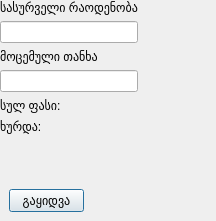
<?xml version="1.0" encoding="UTF-8"?>
<ui version="4.0">
 <class>SellDialog</class>
 <widget class="QDialog" name="SellDialog">
  <property name="geometry">
   <rect>
    <x>0</x>
    <y>0</y>
    <width>216</width>
    <height>221</height>
   </rect>
  </property>
  <property name="windowTitle">
   <string>Dialog</string>
  </property>
  <widget class="QPushButton" name="pushButton">
   <property name="geometry">
    <rect>
     <x>9</x>
     <y>189</y>
     <width>75</width>
     <height>23</height>
    </rect>
   </property>
   <property name="text">
    <string>გაყიდვა</string>
   </property>
  </widget>
  <widget class="QWidget" name="">
   <layout class="QVBoxLayout" name="verticalLayout_3">
    <item>
     <layout class="QVBoxLayout" name="verticalLayout">
      <item>
       <widget class="QLabel" name="label_3">
        <property name="text">
         <string>სასურველი რაოდენობა</string>
        </property>
       </widget>
      </item>
      <item>
       <widget class="QLineEdit" name="lineEdit"/>
      </item>
      <item>
       <widget class="QLabel" name="label_4">
        <property name="text">
         <string>მოცემული თანხა</string>
        </property>
       </widget>
      </item>
      <item>
       <widget class="QLineEdit" name="lineEdit_2"/>
      </item>
     </layout>
    </item>
    <item>
     <layout class="QVBoxLayout" name="verticalLayout_2">
      <item>
       <layout class="QHBoxLayout" name="horizontalLayout">
        <item>
         <widget class="QLabel" name="label_5">
          <property name="text">
           <string>სულ ფასი:</string>
          </property>
         </widget>
        </item>
        <item>
         <widget class="QLabel" name="label">
          <property name="text">
           <string/>
          </property>
         </widget>
        </item>
       </layout>
      </item>
      <item>
       <layout class="QHBoxLayout" name="horizontalLayout_2">
        <item>
         <widget class="QLabel" name="label_6">
          <property name="text">
           <string>ხურდა:</string>
          </property>
         </widget>
        </item>
        <item>
         <widget class="QLabel" name="label_2">
          <property name="text">
           <string/>
          </property>
         </widget>
        </item>
       </layout>
      </item>
     </layout>
    </item>
   </layout>
  </widget>
 </widget>
 <resources/>
 <connections/>
</ui>
